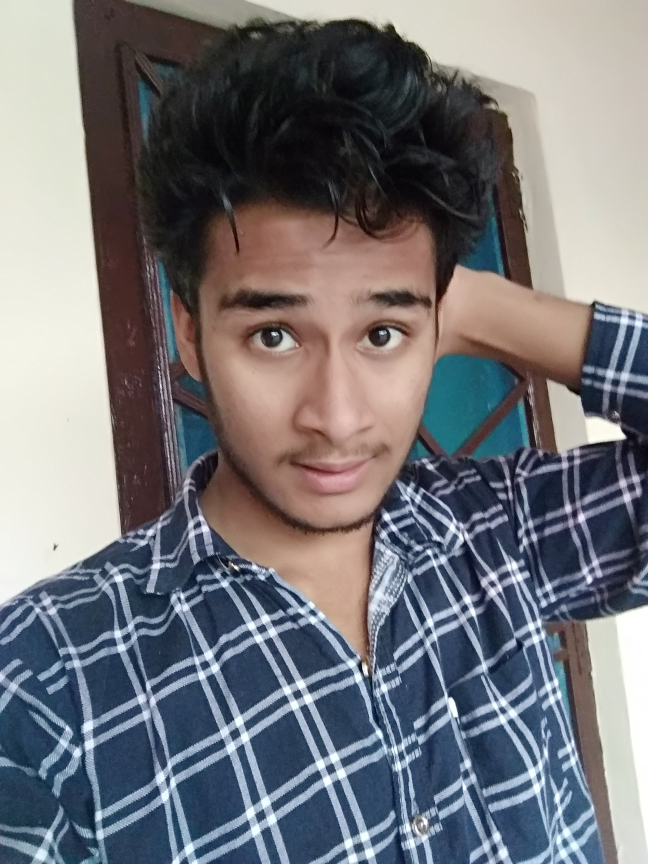
#> input picture FaceDetection/TestImages/nb1.jpg, 1944 x 2592 px, given in place of s1.jpg, which was not available (shown at 1/3 size)
$ python tester.py
#> lines starting #> are read from the running program, lines starting #| are printed output that depends on the picture; pictures that were not available may be replaced by others from this repository, and a replacement may not be noted
### FaceDetection/faceRecognition.py
import cv2
import os
import numpy as np

def faceDetection(test_img):
    gray_img = cv2.cvtColor(test_img, cv2.COLOR_BGR2GRAY)
    face_haar_cascade = cv2.CascadeClassifier('HaarCascade/haarcascade_frontalface_default.xml')
    faces = face_haar_cascade.detectMultiScale(gray_img,scaleFactor=1.32,minNeighbors=5)
    return faces,gray_img


# [31 lines left out: functions labels_for_traning_data, train_classifier, not called in this run]


def draw_rect(test_img,face):
    (x,y,w,h) = face
    cv2.rectangle(test_img,(x,y),(x+y,y+h),(255,0,0),thickness=3)

def put_text(test_img,text,x,y):
    cv2.putText(test_img,text,(x,y),cv2.FONT_HERSHEY_DUPLEX,2,(255,0,0),3)


### FaceDetection/tester.py
import cv2
import os
import numpy as np
import faceRecognition as fr

test_img = cv2.imread('TestImages/s1.jpg')
#> test_img is the input picture: shape (2592, 1944, 3); mean B, G, R 121.7, 117.3, 117.3
faces_detected,gray_img = fr.faceDetection(test_img)
#> in faceDetection, `gray_img = cv2.cvtColor(test_img, cv2.COLOR_BGR2GRAY)`:
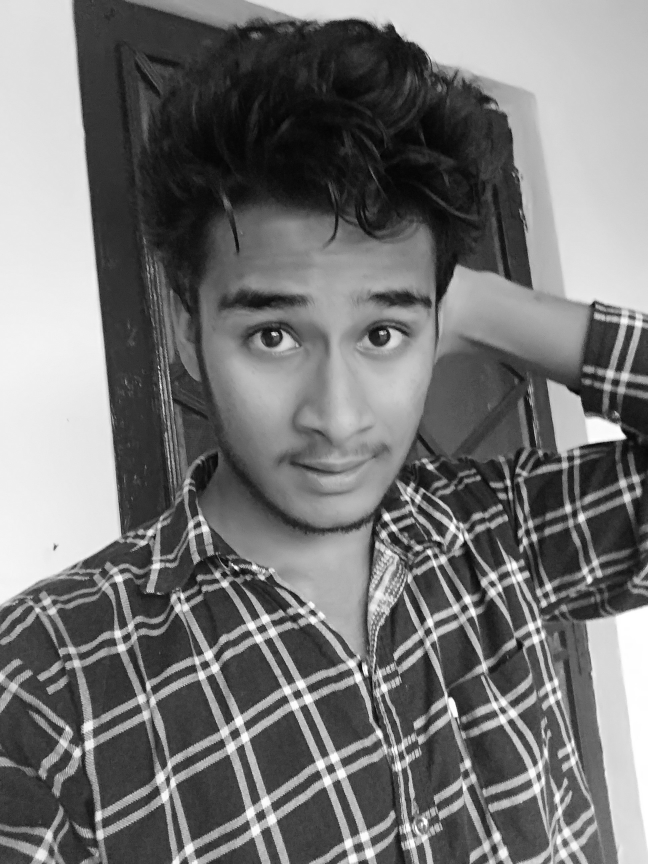
#> gray_img: shape (2592, 1944) (shown at 1/3 size); min 0, max 255, mean 117.8
#> in faceDetection, `faces = face_haar_cascade.detectMultiScale(gray_img,scaleFactor=1.32,m..`: faces = [[557, 676, 852, 852]]
#> faces_detected = [[557, 676, 852, 852]]
print("deteced face: ",faces_detected)
#| deteced face:  [[557 676 852 852]]

#faces , faceID = fr.labels_for_traning_data("TraningImages")
#face_recognizer = fr.train_classifier(faces,faceID)
#here we save our traning data of recognizer....
#face_recognizer.save("traning_data.yml")

#here we loading that traing data ,so there is no need of above 3 commented lines becz we trained model already.....
face_recognizer = cv2.face.LBPHFaceRecognizer_create()
#> (the run stopped early here; a loop or call above may not have finished)

$ run again, on FaceDetection/TraningImages/0/frame26.jpg
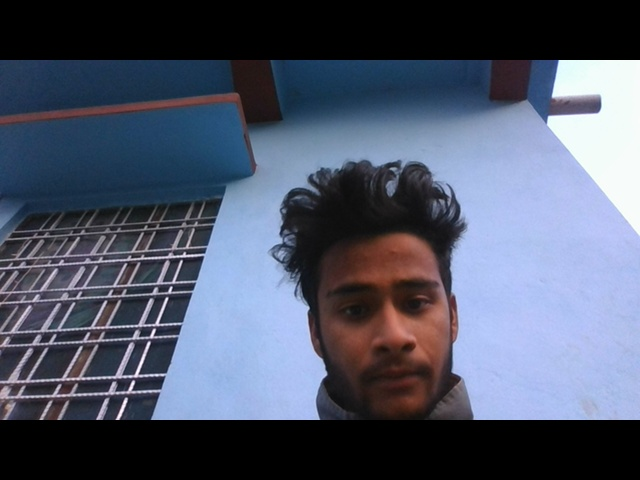
#> input picture FaceDetection/TraningImages/0/frame26.jpg, 640 x 480 px, given in place of s1.jpg, which was not available
#> test_img is the input picture: shape (480, 640, 3); mean B, G, R 105.2, 86.6, 79.1
#> in faceDetection, `gray_img = cv2.cvtColor(test_img, cv2.COLOR_BGR2GRAY)`:
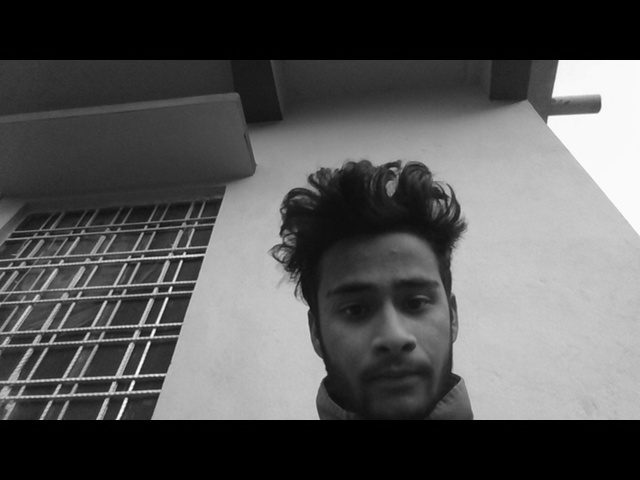
#> gray_img: shape (480, 640); min 0, max 254, mean 86.5
#> faces = [[302, 239, 173, 173]]
#| deteced face:  [[302 239 173 173]]
